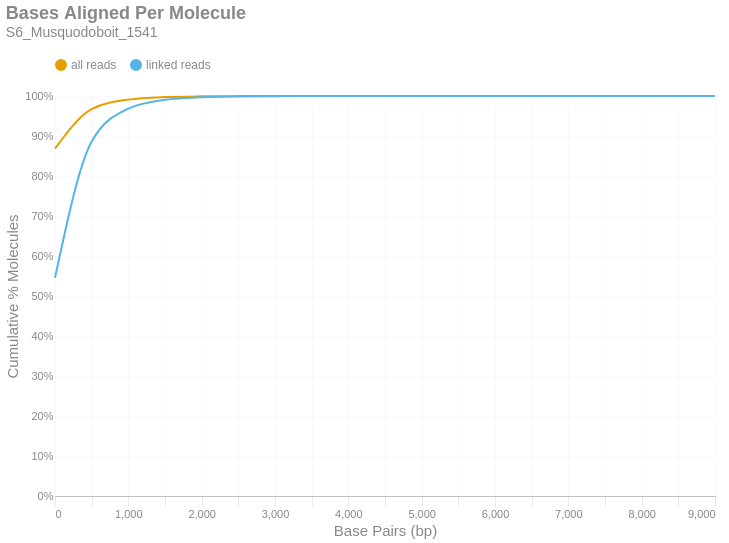

Notebook code for this chart:
### Markdown cell above
### Bases Aligned Per Molecule
This is a cumulative frequency distribution showing the number of base pairs aligned per unique molecule. These data are shown in 500 bp bins. There are two distributions: one with `all reads` (yellow) and another with only `linked reads` (blue). The percent of molecules in the `linked reads` distribution is relative to the total number of linked molecules.

### Code cell
if SKIPLR:
    print_html(f"Skipped")
else:
    binned_df = consolidated_hist(valids['aligned_bp'], mask, 500, True)
    with SafeRender(binned_df):
        (
            density_plot(binned_df, 'Bases Aligned Per Molecule', samplename, 'basesper')
            .encode(
                x=alt.X('bin:Q', title="Base Pairs (bp)").axis(tickMinStep=500).scale(padding=0),
                y=alt.Y('value:Q', title='Cumulative % Molecules')
                    .axis(format='%')
                    .scale(domain = [0,1])
                    .stack(False),
                color=alt.Color("key:N").scale(domain = ["all reads", "linked reads"]),
                tooltip = [
                    alt.Tooltip("key:N", title = "Data Type"),
                    alt.Tooltip("range_label:N", title="Bases Aligned Per Molecule"),
                    alt.Tooltip("value:Q", format = ".2%", title="% Molecules (Cum.)")
                ]
            )
        ).display()

### Figure 1 — Vega-Lite specification as saved in the notebook (floating-point values rounded to 4 significant figures)
{"width": "container", "height": 400, "config": {"title": {"anchor": "start", "dy": -15, "fontSize": 18, "color": "#888888", "subtitleColor": "#888888", "subtitleFontSize": 14}, "arc": {"fill": "#0072B2"}, "axis": {"domainColor": "#888888", "domainWidth": 0.5, "gridWidth": 0.2, "grid": false, "titleFontWeight": 400, "titleFontSize": 15, "labelFontSize": 11, "labelColor": "#888888", "tickColor": "#888888", "tickWidth": 0.2, "titleColor": "#888888"}, "axisBand": {"grid": false}, "axisX": {"grid": true, "tickSize": 10, "domainCap": "round"}, "axisY": {"domain": false, "grid": true, "tickSize": 0, "domainCap": "round"}, "background": "transparent", "header": {"labelFontSize": 15, "labelColor": "#888888", "titleFontSize": 15, "titleFontWeight": 600, "titleColor": "#888888"}, "legend": {"labelFont": "sans-serif", "labelFontSize": 12, "labelColor": "#888888", "symbolSize": 100, "symbolType": "circle", "titleFontSize": 12, "titlePadding": 10, "titleColor": "#888888", "title": null, "orient": "top"}, "range": {"category": ["#E69F00", "#56B4E9", "#009E73", "#F0E442", "#0072B2", "#D55E00", "#CC79A7", "#000000"], "diverging": ["#cfe8f3", "#a2d4ec", "#73bfe2", "#46abdb", "#1696d2", "#12719e"]}, "area": {"fill": "#0072B2", "fillOpacity": 0.7, "line": true, "strokeOpacity": 0.7}, "line": {"color": "#0072B2", "stroke": "#0072B2", "strokeWidth": 2}, "trail": {"color": "#0072B2", "stroke": "#0072B2", "strokeWidth": 0, "size": 1}, "point": {"filled": true, "fillOpacity": 1.0, "size": 95}, "text": {"color": "#888888", "fontSize": 11, "align": "right", "fontWeight": 400, "size": 11}, "bar": {"fill": "#0072B2", "stroke": null}, "view": {"stroke": null, "continuousWidth": 660, "continuousHeight": 400}}, "data": {"name": "data-6c9daffabd75404a75523676ebc051de"}, "mark": {"type": "line", "interpolate": "monotone", "point": {"opacity": 0, "size": 275}}, "encoding": {"color": {"field": "key", "scale": {"domain": ["all reads", "linked reads"]}, "type": "nominal"}, "tooltip": [{"field": "key", "title": "Data Type", "type": "nominal"}, {"field": "range_label", "title": "Bases Aligned Per Molecule", "type": "nominal"}, {"field": "value", "format": ".2%", "title": "% Molecules (Cum.)", "type": "quantitative"}], "x": {"axis": {"tickMinStep": 500}, "field": "bin", "scale": {"padding": 0}, "title": "Base Pairs (bp)", "type": "quantitative"}, "y": {"axis": {"format": "%"}, "field": "value", "scale": {"domain": [0, 1]}, "stack": false, "title": "Cumulative % Molecules", "type": "quantitative"}}, "params": [{"name": "param_c36ac31b6afebe62", "select": {"type": "point", "fields": ["key"]}, "bind": "legend"}], "title": {"text": "Bases Aligned Per Molecule", "subtitle": "S6_Musquodoboit_1541"}, "transform": [{"fold": ["all reads (cumsum)", "linked reads (cumsum)"]}, {"calculate": "replace(datum.key, ' (cumsum)', '')", "as": "key"}, {"filter": {"param": "param_c36ac31b6afebe62"}}], "usermeta": {"embedOptions": {"downloadFileName": "S6_Musquodoboit_1541.basesper"}}, "$schema": "https://vega.github.io/schema/vega-lite/v6.1.0.json", "datasets": {"data-6c9daffabd75404a75523676ebc051de": [{"bin": "0.0", "interval": "0.0-500.0", "all reads": 0.8687, "linked reads": 0.5453, "all reads (cumsum)": 0.8687, "linked reads (cumsum)": 0.5453, "range_label": "0-499"}, {"bin": "500.0", "interval": "500.0-1000.0", "all reads": 0.09845, "linked reads": 0.3407, "all reads (cumsum)": 0.9671, "linked reads (cumsum)": 0.886, "range_label": "500-999"}, {"bin": "1000.0", "interval": "1000.0-1500.0", "all reads": 0.02384, "linked reads": 0.08263, "all reads (cumsum)": 0.9909, "linked reads (cumsum)": 0.9686, "range_label": "1000-1499"}, {"bin": "1500.0", "interval": "1500.0-2000.0", "all reads": 0.006364, "linked reads": 0.02206, "all reads (cumsum)": 0.9973, "linked reads (cumsum)": 0.9907, "range_label": "1500-1999"}, {"bin": "2000.0", "interval": "2000.0-2500.0", "all reads": 0.001824, "linked reads": 0.006324, "all reads (cumsum)": 0.9991, "linked reads (cumsum)": 0.997, "range_label": "2000-2499"}, {"bin": "2500.0", "interval": "2500.0-3000.0", "all reads": 0.0005772, "linked reads": 0.002001, "all reads (cumsum)": 0.9997, "linked reads (cumsum)": 0.999, "range_label": "2500-2999"}, {"bin": "3000.0", "interval": "3000.0-3500.0", "all reads": 0.0001919, "linked reads": 0.0006653, "all reads (cumsum)": 0.9999, "linked reads (cumsum)": 0.9997, "range_label": "3000-3499"}, {"bin": "3500.0", "interval": "3500.0-4000.0", "all reads": 6.491e-05, "linked reads": 0.000225, "all reads (cumsum)": 1.0, "linked reads (cumsum)": 0.9999, "range_label": "3500-3999"}, {"bin": "4000.0", "interval": "4000.0-4500.0", "all reads": 2.188e-05, "linked reads": 7.584e-05, "all reads (cumsum)": 1.0, "linked reads (cumsum)": 1.0, "range_label": "4000-4499"}, {"bin": "4500.0", "interval": "4500.0-5000.0", "all reads": 7.919e-06, "linked reads": 2.745e-05, "all reads (cumsum)": 1.0, "linked reads (cumsum)": 1.0, "range_label": "4500-4999"}, {"bin": "5000.0", "interval": "5000.0-5500.0", "all reads": 2.917e-06, "linked reads": 1.011e-05, "all reads (cumsum)": 1.0, "linked reads (cumsum)": 1.0, "range_label": "5000-5499"}, {"bin": "5500.0", "interval": "5500.0-6000.0", "all reads": 1.875e-06, "linked reads": 6.501e-06, "all reads (cumsum)": 1.0, "linked reads (cumsum)": 1.0, "range_label": "5500-5999"}, {"bin": "6000.0", "interval": "6000.0-6500.0", "all reads": 6.251e-07, "linked reads": 2.167e-06, "all reads (cumsum)": 1.0, "linked reads (cumsum)": 1.0, "range_label": "6000-6499"}, {"bin": "6500.0", "interval": "6500.0-7000.0", "all reads": 0.0, "linked reads": 0.0, "all reads (cumsum)": 1.0, "linked reads (cumsum)": 1.0, "range_label": "6500-6999"}, {"bin": "7000.0", "interval": "7000.0-7500.0", "all reads": 0.0, "linked reads": 0.0, "all reads (cumsum)": 1.0, "linked reads (cumsum)": 1.0, "range_label": "7000-7499"}, {"bin": "7500.0", "interval": "7500.0-8000.0", "all reads": 0.0, "linked reads": 0.0, "all reads (cumsum)": 1.0, "linked reads (cumsum)": 1.0, "range_label": "7500-7999"}, {"bin": "8000.0", "interval": "8000.0-8500.0", "all reads": 0.0, "linked reads": 0.0, "all reads (cumsum)": 1.0, "linked reads (cumsum)": 1.0, "range_label": "8000-8499"}, {"bin": "8500.0", "interval": "8500.0-9000.0", "all reads": 0.0, "linked reads": 0.0, "all reads (cumsum)": 1.0, "linked reads (cumsum)": 1.0, "range_label": "8500-8999"}, {"bin": "9000.0", "interval": "9000.0-9500.0", "all reads": 1.042e-07, "linked reads": 3.612e-07, "all reads (cumsum)": 1.0, "linked reads (cumsum)": 1.0, "range_label": "9000-9499"}]}}
